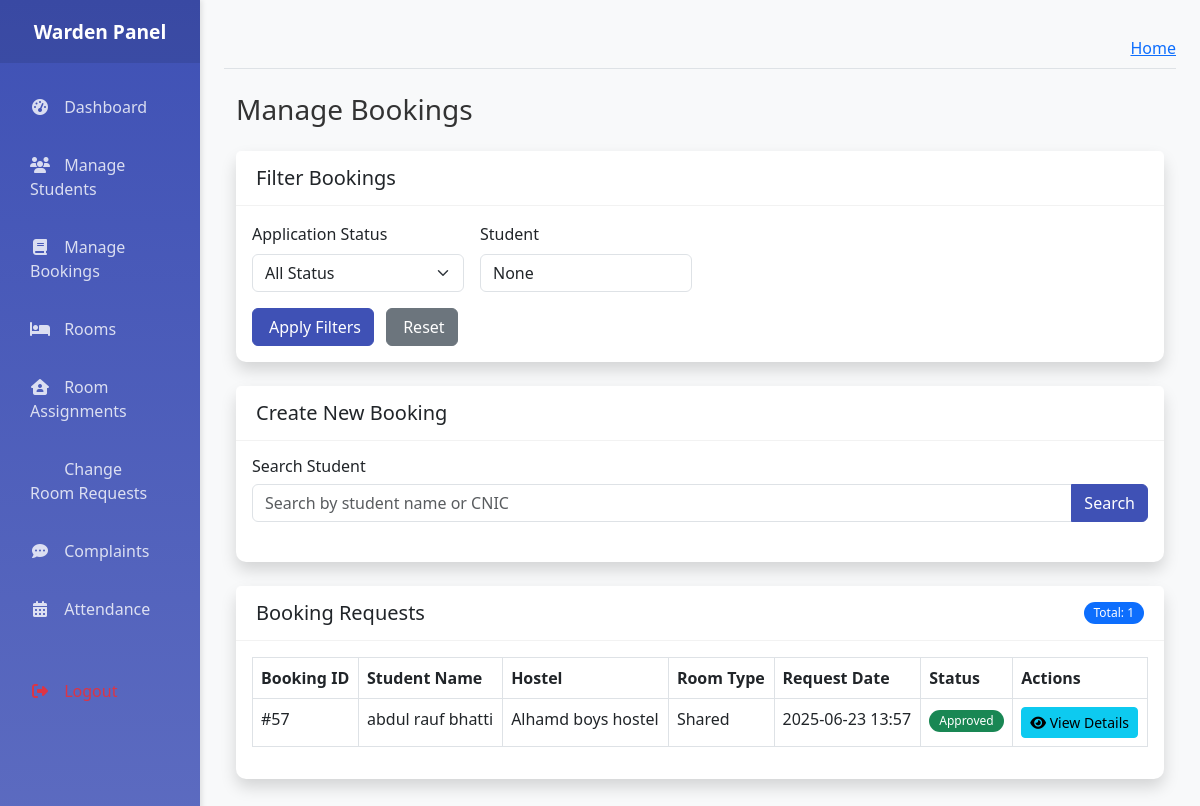
Page /warden/bookings/ (signed in) on the committed database.
### coustom_admin/models.py (models this page shows, shortened)
class BookingRequest(models.Model):
    STATUS_CHOICES = [
        ('Pending', 'Pending'),
        ('Approved', 'Approved'),
        ('Rejected', 'Rejected'),
        ('Cancelled', 'Cancelled'),
        ('Completed', 'Completed')
    ]
    student = models.ForeignKey(User, on_delete=models.CASCADE, related_name='bookings')
    hostel = models.ForeignKey('Hostels', on_delete=models.CASCADE, related_name='bookings')
    room_type = models.CharField(max_length=20, choices=[
        ('Single', 'Single'),
        ('Double', 'Double'),
        ('Shared', 'Shared')
    ])
    status = models.CharField(max_length=20, choices=STATUS_CHOICES, default='Pending')
    check_in_date = models.DateField()
    check_out_date = models.DateField(null=True, blank=True)
    request_date = models.DateTimeField(auto_now_add=True, help_text='When the booking was requested')
    class Meta:
        constraints = [
            models.UniqueConstraint(
                fields=['student'],
                condition=Q(status='Pending') | Q(status='Approved'),
                name='unique_active_booking_per_student'
            )
        ]
    updated_at = models.DateTimeField(auto_now=True)
    admin_notes = models.TextField(blank=True, null=True)
    class Meta:
        ordering = ['-request_date']

class Hostels(models.Model):
    name = models.CharField(max_length=100)
    address = models.TextField(max_length=250)
    gender = models.CharField(default="Male", choices=[('Male', 'Male'), ('Female', 'Female')])
    contact_number = models.CharField(max_length=11)
    total_floors = models.IntegerField()
    description = models.TextField(blank=True, null=True)
    created_at = models.DateTimeField(auto_now_add=True)
    def __str__(self):
        return self.name

### warden/views.py (the view)
# urls.py: path('bookings/', views.manage_booking, name='manage_booking'),
@login_required
def manage_booking(request):
    def is_student(user):
        return hasattr(user, 'student')
    if is_student(request.user):
        bookings = BookingRequest.objects.filter(student=request.user.student.user).select_related('student')
    else:
        bookings = BookingRequest.objects.all().select_related('student')
        if hasattr(request.user, 'warden_profile'):
            warden_profile = request.user.warden_profile
            assigned_hostel = HostelWardens.objects.filter(warden=warden_profile).first()
            if assigned_hostel:
                bookings = bookings.filter(hostel=assigned_hostel.hostel)
    status_filter = request.GET.get('status')
    if status_filter:
        bookings = bookings.filter(status=status_filter)
    search_query = request.GET.get('search')
    if search_query:
        bookings = bookings.filter(
            Q(student__first_name__icontains=search_query) |
            Q(student__last_name__icontains=search_query) |
            Q(student__email__icontains=search_query)
        )
    status_counts = bookings.values('status').annotate(count=Count('status'))
    hostels_data_queryset = Hostels.objects.prefetch_related(
        Prefetch('roomtyperate_set',
                queryset=RoomTypeRate.objects.all().only('room_type', 'per_head_rent'),
                to_attr='room_types')
    ).all()
    hostels_data = []
    for hostel in hostels_data_queryset:
        hostel_data = {
            'id': hostel.id,
            'name': hostel.name,
            'room_types': [
                {
                    'room_type': rt.room_type,
                    'per_head_rent': float(rt.per_head_rent) if rt.per_head_rent else 0.0
                } for rt in hostel.room_types
            ]
        }
        hostels_data.append(hostel_data)
    hostels_json = mark_safe(json.dumps(hostels_data, ensure_ascii=False))
    context = {
        'bookings': bookings.order_by('-request_date'),
        'status_counts': {item['status']: item['count'] for item in status_counts},
        'total_bookings': bookings.count(),
        'hostels': hostels_data_queryset,  # Pass the QuerySet for template iteration
        'hostels_json': hostels_json,  # Pass the JSON string for JavaScript
        'today': date.today(),    # For setting min date on date picker
        'status_filter': status_filter,
        'search_query': search_query,
    }
    return render(request, 'warden/warden_managebookings.html', context)

### warden/templates/warden/warden_managebookings.html (shortened to what this page needs)
{% extends 'warden/warden_base.html' %}
{% load static %}
{% block content %}
<div class="container-fluid mt-4">
    <h1 class="h3 mb-4 text-gray-800">Manage Bookings</h1>
    <div class="card shadow mb-4">
        <div class="card-header">
            <h5 class="card-title mb-0">Filter Bookings</h5>
        </div>
        <div class="card-body">
            <form method="GET" class="row g-3" id="filterForm">
                <div class="col-md-3 col-sm-6">
                    <label for="status" class="form-label">Application Status</label>
                    <select class="form-select" id="status" name="status">
                        <option value="">All Status</option>
                    </select>
                </div>
                <div class="col-md-3 col-sm-12">
                    <label for="search" class="form-label">Student</label>
                    <input type="text" class="form-control" id="search" name="search"
                           placeholder="Search by student name" value="{{ search_query }}">
                </div>
                <div class="col-12">
                    <button type="submit" class="btn btn-primary me-2" id="filterButton">
                         Apply Filters
                    </button>
                    <a href="{% url 'manage_booking' %}" class="btn btn-secondary">
                         Reset
                    </a>
                </div>
            </form>
        </div>
    </div>
    <div class="card shadow mb-4">
        <div class="card-header">
            <h5 class="card-title mb-0">Create New Booking</h5>
        </div>
        <div class="card-body">
            <div class="mb-4">
                <h6>Search Student</h6>
                <div class="input-group">
                    <input type="text" id="studentSearch" class="form-control" placeholder="Search by student name or CNIC">
                    <button class="btn btn-primary" type="button" id="searchStudentBtn">
                         Search
                    </button>
                </div>
            </div>
        </div>
    </div>
    <div class="card shadow mb-4">
        <div class="card-header d-flex justify-content-between align-items-center">
            <h5 class="card-title mb-0">Booking Requests</h5>
            <span class="badge bg-primary">Total: {{ total_bookings }}</span>
        </div>
        <div class="card-body">
            <div class="table-responsive">
                <table class="table table-bordered table-hover" id="bookingsTable" width="100%" cellspacing="0">
                    <thead>
                        <tr>
                            <th>Booking ID</th>
                            <th>Student Name</th>
                            <th>Hostel</th>
                            <th>Room Type</th>
                            <th>Request Date</th>
                            <th>Status</th>
                            <th>Actions</th>
                        </tr>
                    </thead>
                    <tbody>
                        {% for booking in bookings %}
                        <tr>
                            <td>#{{ booking.id }}</td>
                            <td>{{ booking.student.get_full_name }}</td>
                            <td>{{ booking.hostel.name }}</td>
                            <td>{{ booking.room_type }}</td>
                            <td>{{ booking.request_date|date:"Y-m-d H:i" }}</td>
                            <td>
                                {% if booking.status == 'Pending' %}
                                    <span class="badge bg-warning">Pending</span>
                                {% elif booking.status == 'Approved' %}
                                    <span class="badge bg-success">Approved</span>
                                {% else %}
                                    <span class="badge bg-danger">Rejected</span>
                                {% endif %}
                            </td>
                            <td>
                                {% if booking.status == 'Pending' %}
                                    <button type="button" class="btn btn-success btn-sm approve-btn" data-bs-toggle="modal" data-bs-target="#approveModal" data-booking-id="{{ booking.id }}">
                                        <i class="fas fa-check"></i> Approve
                                    </button>
                                    <button type="button" class="btn btn-danger btn-sm reject-btn" data-bs-toggle="modal" data-bs-target="#rejectModal" data-booking-id="{{ booking.id }}">
                                        <i class="fas fa-times"></i> Reject
                                    </button>
                                {% else %}
                                    <button type="button" class="btn btn-info btn-sm" data-bs-toggle="modal" data-bs-target="#viewDetailsModal{{ booking.id }}">
                                        <i class="fas fa-eye"></i> View Details
                                    </button>
                                {% endif %}
                            </td>
                        </tr>
                        {% endfor %}
                    </tbody>
                </table>
            </div>
        </div>
    </div>
</div>
{% endblock content %}

### warden/templates/warden/warden_base.html (style rules this page uses)
:root { --primary-color: #3f51b5; --secondary-color: #5c6bc0; --accent-color: #ff4081; --light-gray: #f5f5f5; --dark-gray: #333; }
body { font-family: 'Segoe UI', Tahoma, Geneva, Verdana, sans-serif; background-color: #f8f9fa; color: #333; }
.card { border: none; border-radius: 10px; box-shadow: 0 2px 10px rgba(0, 0, 0, 0.05); margin-bottom: 20px; transition: transform 0.3s, box-shadow 0.3s; }
.card-header { background-color: white; border-bottom: 1px solid rgba(0, 0, 0, 0.05); font-weight: 600; padding: 15px 20px; }
.btn-primary { background-color: var(--primary-color); border-color: var(--primary-color); }
.badge { padding: 5px 10px; font-weight: 500; border-radius: 20px; }

### rows in the picture
BookingRequest: id "57", student.get_full_name "abdul rauf bhatti", hostel.name "Alhamd boys hostel", room_type "Shared", request_date "2025-06-23 13:57", status "Approved"

### other values in the picture
{{ total_bookings }} "1"
